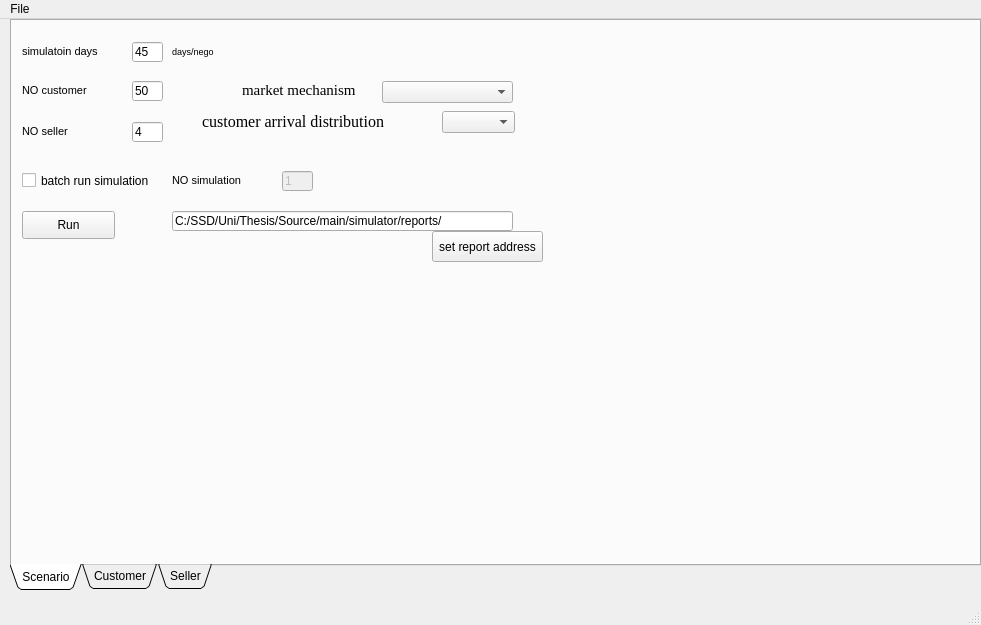
<?xml version="1.0" encoding="UTF-8"?>
<ui version="4.0">
 <class>MainWindow</class>
 <widget class="QMainWindow" name="MainWindow">
  <property name="geometry">
   <rect>
    <x>0</x>
    <y>0</y>
    <width>981</width>
    <height>625</height>
   </rect>
  </property>
  <property name="windowTitle">
   <string>RM Simulator</string>
  </property>
  <widget class="QWidget" name="centralwidget">
   <widget class="QTabWidget" name="tabWidget">
    <property name="geometry">
     <rect>
      <x>10</x>
      <y>0</y>
      <width>971</width>
      <height>571</height>
     </rect>
    </property>
    <property name="tabPosition">
     <enum>QTabWidget::South</enum>
    </property>
    <property name="tabShape">
     <enum>QTabWidget::Triangular</enum>
    </property>
    <property name="currentIndex">
     <number>0</number>
    </property>
    <widget class="QWidget" name="tab">
     <attribute name="title">
      <string>Scenario</string>
     </attribute>
     <widget class="QLabel" name="label_23">
      <property name="geometry">
       <rect>
        <x>10</x>
        <y>20</y>
        <width>101</width>
        <height>21</height>
       </rect>
      </property>
      <property name="font">
       <font>
        <pointsize>8</pointsize>
       </font>
      </property>
      <property name="text">
       <string>simulatoin days</string>
      </property>
     </widget>
     <widget class="QLineEdit" name="lineEdit_simdays">
      <property name="geometry">
       <rect>
        <x>120</x>
        <y>21</y>
        <width>31</width>
        <height>20</height>
       </rect>
      </property>
      <property name="text">
       <string>45</string>
      </property>
     </widget>
     <widget class="QLabel" name="label_42">
      <property name="geometry">
       <rect>
        <x>160</x>
        <y>20</y>
        <width>61</width>
        <height>20</height>
       </rect>
      </property>
      <property name="font">
       <font>
        <pointsize>7</pointsize>
       </font>
      </property>
      <property name="text">
       <string>days/nego</string>
      </property>
     </widget>
     <widget class="QLineEdit" name="lineEdit_customerNo">
      <property name="geometry">
       <rect>
        <x>120</x>
        <y>60</y>
        <width>31</width>
        <height>20</height>
       </rect>
      </property>
      <property name="text">
       <string>50</string>
      </property>
     </widget>
     <widget class="QLabel" name="label_43">
      <property name="geometry">
       <rect>
        <x>10</x>
        <y>59</y>
        <width>101</width>
        <height>21</height>
       </rect>
      </property>
      <property name="font">
       <font>
        <pointsize>8</pointsize>
       </font>
      </property>
      <property name="text">
       <string>NO customer</string>
      </property>
     </widget>
     <widget class="QLineEdit" name="lineEdit_simNo">
      <property name="enabled">
       <bool>false</bool>
      </property>
      <property name="geometry">
       <rect>
        <x>270</x>
        <y>150</y>
        <width>31</width>
        <height>20</height>
       </rect>
      </property>
      <property name="text">
       <string>1</string>
      </property>
      <property name="readOnly">
       <bool>false</bool>
      </property>
     </widget>
     <widget class="QLabel" name="label_44">
      <property name="geometry">
       <rect>
        <x>160</x>
        <y>149</y>
        <width>101</width>
        <height>21</height>
       </rect>
      </property>
      <property name="font">
       <font>
        <pointsize>8</pointsize>
       </font>
      </property>
      <property name="text">
       <string>NO simulation</string>
      </property>
     </widget>
     <widget class="QLineEdit" name="lineEdit_sellerNo">
      <property name="geometry">
       <rect>
        <x>120</x>
        <y>101</y>
        <width>31</width>
        <height>20</height>
       </rect>
      </property>
      <property name="text">
       <string>4</string>
      </property>
     </widget>
     <widget class="QLabel" name="label_45">
      <property name="geometry">
       <rect>
        <x>10</x>
        <y>100</y>
        <width>101</width>
        <height>21</height>
       </rect>
      </property>
      <property name="font">
       <font>
        <pointsize>8</pointsize>
       </font>
      </property>
      <property name="text">
       <string>NO seller</string>
      </property>
     </widget>
     <widget class="QComboBox" name="comboBox_14">
      <property name="geometry">
       <rect>
        <x>370</x>
        <y>60</y>
        <width>131</width>
        <height>22</height>
       </rect>
      </property>
     </widget>
     <widget class="QLabel" name="label_47">
      <property name="geometry">
       <rect>
        <x>230</x>
        <y>53</y>
        <width>121</width>
        <height>31</height>
       </rect>
      </property>
      <property name="font">
       <font>
        <family>Times New Roman</family>
        <pointsize>11</pointsize>
        <weight>50</weight>
        <bold>false</bold>
       </font>
      </property>
      <property name="text">
       <string>market mechanism</string>
      </property>
     </widget>
     <widget class="QPushButton" name="button_Run">
      <property name="geometry">
       <rect>
        <x>10</x>
        <y>190</y>
        <width>93</width>
        <height>28</height>
       </rect>
      </property>
      <property name="text">
       <string>Run</string>
      </property>
     </widget>
     <widget class="QPushButton" name="pushButton_reportaddress">
      <property name="geometry">
       <rect>
        <x>420</x>
        <y>210</y>
        <width>111</width>
        <height>31</height>
       </rect>
      </property>
      <property name="text">
       <string>set report address</string>
      </property>
     </widget>
     <widget class="QLineEdit" name="lineEdit_reportAddress">
      <property name="geometry">
       <rect>
        <x>160</x>
        <y>190</y>
        <width>341</width>
        <height>20</height>
       </rect>
      </property>
      <property name="text">
       <string>C:/SSD/Uni/Thesis/Source/main/simulator/reports/</string>
      </property>
     </widget>
     <widget class="QLabel" name="label_2">
      <property name="geometry">
       <rect>
        <x>190</x>
        <y>90</y>
        <width>221</width>
        <height>21</height>
       </rect>
      </property>
      <property name="font">
       <font>
        <family>Times New Roman</family>
        <pointsize>12</pointsize>
        <weight>50</weight>
        <bold>false</bold>
       </font>
      </property>
      <property name="text">
       <string>customer arrival distribution</string>
      </property>
     </widget>
     <widget class="QComboBox" name="comboBox_2">
      <property name="geometry">
       <rect>
        <x>430</x>
        <y>90</y>
        <width>73</width>
        <height>22</height>
       </rect>
      </property>
      <property name="insertPolicy">
       <enum>QComboBox::InsertAtTop</enum>
      </property>
     </widget>
     <widget class="QLabel" name="label_50">
      <property name="geometry">
       <rect>
        <x>10</x>
        <y>140</y>
        <width>131</width>
        <height>21</height>
       </rect>
      </property>
      <property name="font">
       <font>
        <pointsize>8</pointsize>
       </font>
      </property>
      <property name="text">
       <string/>
      </property>
     </widget>
     <widget class="QCheckBox" name="checkbox_batchsimulation">
      <property name="geometry">
       <rect>
        <x>10</x>
        <y>144</y>
        <width>141</width>
        <height>31</height>
       </rect>
      </property>
      <property name="text">
       <string>batch run simulation</string>
      </property>
     </widget>
    </widget>
    <widget class="QWidget" name="customer_tab">
     <property name="toolTip">
      <string/>
     </property>
     <property name="toolTipDuration">
      <number>-1</number>
     </property>
     <property name="statusTip">
      <string/>
     </property>
     <attribute name="title">
      <string>Customer</string>
     </attribute>
     <widget class="QComboBox" name="comboBox_customertypes">
      <property name="geometry">
       <rect>
        <x>160</x>
        <y>10</y>
        <width>141</width>
        <height>22</height>
       </rect>
      </property>
      <property name="editable">
       <bool>false</bool>
      </property>
      <property name="insertPolicy">
       <enum>QComboBox::InsertAtBottom</enum>
      </property>
      <property name="duplicatesEnabled">
       <bool>false</bool>
      </property>
     </widget>
     <widget class="QLabel" name="label">
      <property name="geometry">
       <rect>
        <x>10</x>
        <y>0</y>
        <width>141</width>
        <height>31</height>
       </rect>
      </property>
      <property name="font">
       <font>
        <pointsize>11</pointsize>
       </font>
      </property>
      <property name="text">
       <string>Ccustomer Type :</string>
      </property>
     </widget>
     <widget class="QFrame" name="frame">
      <property name="geometry">
       <rect>
        <x>0</x>
        <y>30</y>
        <width>961</width>
        <height>521</height>
       </rect>
      </property>
      <property name="frameShape">
       <enum>QFrame::StyledPanel</enum>
      </property>
      <property name="frameShadow">
       <enum>QFrame::Raised</enum>
      </property>
      <widget class="QGroupBox" name="groupBox_4">
       <property name="geometry">
        <rect>
         <x>10</x>
         <y>0</y>
         <width>911</width>
         <height>191</height>
        </rect>
       </property>
       <property name="title">
        <string>Preference List</string>
       </property>
       <widget class="QLabel" name="label_14">
        <property name="geometry">
         <rect>
          <x>550</x>
          <y>20</y>
          <width>51</width>
          <height>21</height>
         </rect>
        </property>
        <property name="text">
         <string>seller</string>
        </property>
       </widget>
       <widget class="QTreeWidget" name="treeWidget_productpreference">
        <property name="geometry">
         <rect>
          <x>10</x>
          <y>40</y>
          <width>411</width>
          <height>141</height>
         </rect>
        </property>
        <property name="dragEnabled">
         <bool>true</bool>
        </property>
        <property name="dragDropOverwriteMode">
         <bool>false</bool>
        </property>
        <property name="dragDropMode">
         <enum>QAbstractItemView::InternalMove</enum>
        </property>
        <property name="defaultDropAction">
         <enum>Qt::MoveAction</enum>
        </property>
        <property name="rootIsDecorated">
         <bool>false</bool>
        </property>
        <property name="sortingEnabled">
         <bool>false</bool>
        </property>
        <property name="columnCount">
         <number>2</number>
        </property>
        <column>
         <property name="text">
          <string>product name</string>
         </property>
        </column>
        <column>
         <property name="text">
          <string>max budget</string>
         </property>
        </column>
        <item>
         <property name="text">
          <string>p1</string>
         </property>
         <property name="text">
          <string>120</string>
         </property>
        </item>
        <item>
         <property name="text">
          <string>p2</string>
         </property>
         <property name="text">
          <string>200</string>
         </property>
        </item>
        <item>
         <property name="text">
          <string>p3</string>
         </property>
         <property name="text">
          <string>300</string>
         </property>
        </item>
        <item>
         <property name="text">
          <string>p4</string>
         </property>
         <property name="text">
          <string>380</string>
         </property>
        </item>
       </widget>
       <widget class="QPushButton" name="button_seller_preferencelist">
        <property name="geometry">
         <rect>
          <x>520</x>
          <y>20</y>
          <width>21</width>
          <height>21</height>
         </rect>
        </property>
        <property name="text">
         <string>+</string>
        </property>
       </widget>
       <widget class="QListWidget" name="listWidget_sellerpreferencelist">
        <property name="geometry">
         <rect>
          <x>520</x>
          <y>40</y>
          <width>181</width>
          <height>141</height>
         </rect>
        </property>
        <property name="dragEnabled">
         <bool>true</bool>
        </property>
        <property name="dragDropOverwriteMode">
         <bool>false</bool>
        </property>
        <property name="dragDropMode">
         <enum>QAbstractItemView::DragDrop</enum>
        </property>
        <property name="defaultDropAction">
         <enum>Qt::MoveAction</enum>
        </property>
        <property name="movement">
         <enum>QListView::Free</enum>
        </property>
        <property name="isWrapping" stdset="0">
         <bool>false</bool>
        </property>
        <property name="modelColumn">
         <number>0</number>
        </property>
        <property name="sortingEnabled">
         <bool>false</bool>
        </property>
        <item>
         <property name="text">
          <string>seller1</string>
         </property>
         <property name="flags">
          <set>ItemIsSelectable|ItemIsEditable|ItemIsDragEnabled|ItemIsUserCheckable|ItemIsEnabled</set>
         </property>
        </item>
        <item>
         <property name="text">
          <string>seller2</string>
         </property>
         <property name="flags">
          <set>ItemIsSelectable|ItemIsEditable|ItemIsDragEnabled|ItemIsUserCheckable|ItemIsEnabled</set>
         </property>
        </item>
       </widget>
       <widget class="QLabel" name="label_8">
        <property name="geometry">
         <rect>
          <x>40</x>
          <y>20</y>
          <width>51</width>
          <height>21</height>
         </rect>
        </property>
        <property name="text">
         <string>product</string>
        </property>
       </widget>
       <widget class="QPushButton" name="button_pr_preferencelist">
        <property name="geometry">
         <rect>
          <x>10</x>
          <y>20</y>
          <width>21</width>
          <height>21</height>
         </rect>
        </property>
        <property name="text">
         <string>+</string>
        </property>
       </widget>
       <widget class="QPushButton" name="Button_newcustomer">
        <property name="geometry">
         <rect>
          <x>230</x>
          <y>10</y>
          <width>61</width>
          <height>21</height>
         </rect>
        </property>
        <property name="text">
         <string>add type</string>
        </property>
       </widget>
       <widget class="QPushButton" name="button_loadcustomertype">
        <property name="geometry">
         <rect>
          <x>810</x>
          <y>90</y>
          <width>71</width>
          <height>31</height>
         </rect>
        </property>
        <property name="text">
         <string>load</string>
        </property>
       </widget>
       <widget class="QPushButton" name="button_savecustomertype">
        <property name="geometry">
         <rect>
          <x>810</x>
          <y>50</y>
          <width>71</width>
          <height>31</height>
         </rect>
        </property>
        <property name="text">
         <string>save</string>
        </property>
       </widget>
      </widget>
      <widget class="QWidget" name="horizontalLayoutWidget">
       <property name="geometry">
        <rect>
         <x>10</x>
         <y>220</y>
         <width>881</width>
         <height>241</height>
        </rect>
       </property>
       <layout class="QHBoxLayout" name="horizontalLayout">
        <item>
         <layout class="QVBoxLayout" name="verticalLayout">
          <property name="sizeConstraint">
           <enum>QLayout::SetDefaultConstraint</enum>
          </property>
          <item>
           <widget class="QGroupBox" name="groupBox">
            <property name="title">
             <string/>
            </property>
            <widget class="QLineEdit" name="lineEdit_lambdafixval">
             <property name="geometry">
              <rect>
               <x>160</x>
               <y>30</y>
               <width>91</width>
               <height>20</height>
              </rect>
             </property>
            </widget>
            <widget class="QLabel" name="label_18">
             <property name="geometry">
              <rect>
               <x>30</x>
               <y>20</y>
               <width>111</width>
               <height>31</height>
              </rect>
             </property>
             <property name="text">
              <string>population per step</string>
             </property>
            </widget>
            <widget class="QRadioButton" name="radioButton_lamdafixed">
             <property name="geometry">
              <rect>
               <x>10</x>
               <y>10</y>
               <width>99</width>
               <height>17</height>
              </rect>
             </property>
             <property name="text">
              <string>fixed </string>
             </property>
            </widget>
            <widget class="QPushButton" name="button_lamdafile">
             <property name="geometry">
              <rect>
               <x>330</x>
               <y>90</y>
               <width>21</width>
               <height>21</height>
              </rect>
             </property>
             <property name="text">
              <string>...</string>
             </property>
            </widget>
            <widget class="QRadioButton" name="radioButton_lamdafile">
             <property name="geometry">
              <rect>
               <x>10</x>
               <y>62</y>
               <width>99</width>
               <height>17</height>
              </rect>
             </property>
             <property name="text">
              <string>lambda from file</string>
             </property>
            </widget>
            <widget class="QLineEdit" name="lineEdit_lambdafile">
             <property name="geometry">
              <rect>
               <x>64</x>
               <y>92</y>
               <width>261</width>
               <height>20</height>
              </rect>
             </property>
            </widget>
            <widget class="QLabel" name="label_17">
             <property name="geometry">
              <rect>
               <x>12</x>
               <y>82</y>
               <width>111</width>
               <height>31</height>
              </rect>
             </property>
             <property name="text">
              <string>file path:</string>
             </property>
            </widget>
            <widget class="QLineEdit" name="lineEdit_lambdapoly">
             <property name="geometry">
              <rect>
               <x>151</x>
               <y>150</y>
               <width>211</width>
               <height>31</height>
              </rect>
             </property>
            </widget>
            <widget class="QLabel" name="label_16">
             <property name="geometry">
              <rect>
               <x>21</x>
               <y>150</y>
               <width>131</width>
               <height>31</height>
              </rect>
             </property>
             <property name="text">
              <string>lambda per step(x)=</string>
             </property>
            </widget>
            <widget class="QRadioButton" name="radioButton_polylamda">
             <property name="geometry">
              <rect>
               <x>10</x>
               <y>130</y>
               <width>99</width>
               <height>17</height>
              </rect>
             </property>
             <property name="text">
              <string>polynomial </string>
             </property>
            </widget>
           </widget>
          </item>
         </layout>
        </item>
        <item>
         <layout class="QVBoxLayout" name="verticalLayout_4">
          <property name="sizeConstraint">
           <enum>QLayout::SetDefaultConstraint</enum>
          </property>
          <item>
           <widget class="QGroupBox" name="groupBox_13">
            <property name="title">
             <string/>
            </property>
            <widget class="QLineEdit" name="lineEdit_probfixval">
             <property name="geometry">
              <rect>
               <x>150</x>
               <y>30</y>
               <width>91</width>
               <height>20</height>
              </rect>
             </property>
            </widget>
            <widget class="QRadioButton" name="radioButton_probabilityfixed">
             <property name="geometry">
              <rect>
               <x>10</x>
               <y>0</y>
               <width>99</width>
               <height>17</height>
              </rect>
             </property>
             <property name="text">
              <string>fixed </string>
             </property>
            </widget>
            <widget class="QLabel" name="label_71">
             <property name="geometry">
              <rect>
               <x>20</x>
               <y>20</y>
               <width>111</width>
               <height>41</height>
              </rect>
             </property>
             <property name="text">
              <string>probability to continiue</string>
             </property>
            </widget>
            <widget class="QRadioButton" name="radioButton_probabilityfile">
             <property name="geometry">
              <rect>
               <x>8</x>
               <y>60</y>
               <width>151</width>
               <height>17</height>
              </rect>
             </property>
             <property name="text">
              <string>probability  from file</string>
             </property>
            </widget>
            <widget class="QLineEdit" name="lineEdit_probfile">
             <property name="geometry">
              <rect>
               <x>62</x>
               <y>90</y>
               <width>261</width>
               <height>31</height>
              </rect>
             </property>
            </widget>
            <widget class="QLabel" name="label_72">
             <property name="geometry">
              <rect>
               <x>10</x>
               <y>80</y>
               <width>111</width>
               <height>31</height>
              </rect>
             </property>
             <property name="text">
              <string>file path:</string>
             </property>
            </widget>
            <widget class="QLineEdit" name="lineEdit_probpoly">
             <property name="geometry">
              <rect>
               <x>151</x>
               <y>150</y>
               <width>211</width>
               <height>31</height>
              </rect>
             </property>
            </widget>
            <widget class="QLabel" name="label_73">
             <property name="geometry">
              <rect>
               <x>21</x>
               <y>150</y>
               <width>131</width>
               <height>31</height>
              </rect>
             </property>
             <property name="text">
              <string>probability per try(x)=</string>
             </property>
            </widget>
            <widget class="QRadioButton" name="radioButton_probabilitypoly">
             <property name="geometry">
              <rect>
               <x>10</x>
               <y>130</y>
               <width>99</width>
               <height>17</height>
              </rect>
             </property>
             <property name="text">
              <string>polynomial </string>
             </property>
            </widget>
            <widget class="QPushButton" name="button_probfile">
             <property name="geometry">
              <rect>
               <x>330</x>
               <y>90</y>
               <width>21</width>
               <height>21</height>
              </rect>
             </property>
             <property name="text">
              <string>...</string>
             </property>
            </widget>
           </widget>
          </item>
         </layout>
        </item>
       </layout>
      </widget>
     </widget>
     <widget class="QPushButton" name="button_removecusType">
      <property name="geometry">
       <rect>
        <x>310</x>
        <y>10</y>
        <width>21</width>
        <height>21</height>
       </rect>
      </property>
      <property name="text">
       <string>-</string>
      </property>
     </widget>
     <widget class="QLabel" name="label_10">
      <property name="geometry">
       <rect>
        <x>360</x>
        <y>10</y>
        <width>51</width>
        <height>21</height>
       </rect>
      </property>
      <property name="font">
       <font>
        <pointsize>9</pointsize>
       </font>
      </property>
      <property name="text">
       <string>life time</string>
      </property>
     </widget>
     <widget class="QLabel" name="label_11">
      <property name="geometry">
       <rect>
        <x>460</x>
        <y>10</y>
        <width>61</width>
        <height>20</height>
       </rect>
      </property>
      <property name="font">
       <font>
        <pointsize>7</pointsize>
       </font>
      </property>
      <property name="text">
       <string>days/nego</string>
      </property>
     </widget>
     <widget class="QLineEdit" name="lineEdit_lifetime">
      <property name="geometry">
       <rect>
        <x>420</x>
        <y>10</y>
        <width>31</width>
        <height>20</height>
       </rect>
      </property>
      <property name="text">
       <string>3</string>
      </property>
     </widget>
    </widget>
    <widget class="QWidget" name="seller_tab">
     <attribute name="title">
      <string>Seller</string>
     </attribute>
     <widget class="QPushButton" name="button_removeseller">
      <property name="geometry">
       <rect>
        <x>220</x>
        <y>20</y>
        <width>21</width>
        <height>21</height>
       </rect>
      </property>
      <property name="text">
       <string>-</string>
      </property>
     </widget>
     <widget class="QPushButton" name="button_newseller">
      <property name="geometry">
       <rect>
        <x>180</x>
        <y>50</y>
        <width>21</width>
        <height>21</height>
       </rect>
      </property>
      <property name="text">
       <string>+</string>
      </property>
     </widget>
     <widget class="QLabel" name="label_24">
      <property name="geometry">
       <rect>
        <x>0</x>
        <y>70</y>
        <width>71</width>
        <height>31</height>
       </rect>
      </property>
      <property name="font">
       <font>
        <pointsize>11</pointsize>
       </font>
      </property>
      <property name="text">
       <string>strategy</string>
      </property>
     </widget>
     <widget class="QPushButton" name="button_loadseller">
      <property name="geometry">
       <rect>
        <x>590</x>
        <y>50</y>
        <width>71</width>
        <height>31</height>
       </rect>
      </property>
      <property name="text">
       <string>load</string>
      </property>
     </widget>
     <widget class="QComboBox" name="combo_strategy">
      <property name="geometry">
       <rect>
        <x>60</x>
        <y>80</y>
        <width>321</width>
        <height>21</height>
       </rect>
      </property>
     </widget>
     <widget class="QPushButton" name="button_saveseller">
      <property name="geometry">
       <rect>
        <x>590</x>
        <y>10</y>
        <width>71</width>
        <height>31</height>
       </rect>
      </property>
      <property name="text">
       <string>save</string>
      </property>
     </widget>
     <widget class="QComboBox" name="combo_seller">
      <property name="geometry">
       <rect>
        <x>60</x>
        <y>20</y>
        <width>141</width>
        <height>22</height>
       </rect>
      </property>
      <item>
       <property name="text">
        <string>&lt;new&gt;</string>
       </property>
      </item>
     </widget>
     <widget class="QLabel" name="label_25">
      <property name="geometry">
       <rect>
        <x>10</x>
        <y>20</y>
        <width>41</width>
        <height>21</height>
       </rect>
      </property>
      <property name="text">
       <string>Seller:</string>
      </property>
     </widget>
     <widget class="QLabel" name="label_15">
      <property name="geometry">
       <rect>
        <x>530</x>
        <y>100</y>
        <width>71</width>
        <height>21</height>
       </rect>
      </property>
      <property name="text">
       <string>inventory</string>
      </property>
     </widget>
     <widget class="QPushButton" name="button_inventory">
      <property name="geometry">
       <rect>
        <x>500</x>
        <y>100</y>
        <width>21</width>
        <height>21</height>
       </rect>
      </property>
      <property name="text">
       <string>+</string>
      </property>
     </widget>
     <widget class="QTreeWidget" name="treeWidget_inventory">
      <property name="geometry">
       <rect>
        <x>500</x>
        <y>120</y>
        <width>411</width>
        <height>331</height>
       </rect>
      </property>
      <property name="dragEnabled">
       <bool>true</bool>
      </property>
      <property name="dragDropOverwriteMode">
       <bool>false</bool>
      </property>
      <property name="dragDropMode">
       <enum>QAbstractItemView::InternalMove</enum>
      </property>
      <property name="defaultDropAction">
       <enum>Qt::MoveAction</enum>
      </property>
      <property name="rootIsDecorated">
       <bool>false</bool>
      </property>
      <property name="sortingEnabled">
       <bool>false</bool>
      </property>
      <property name="columnCount">
       <number>3</number>
      </property>
      <column>
       <property name="text">
        <string>product name</string>
       </property>
      </column>
      <column>
       <property name="text">
        <string>min price</string>
       </property>
      </column>
      <column>
       <property name="text">
        <string>count</string>
       </property>
      </column>
      <item>
       <property name="text">
        <string>p1</string>
       </property>
       <property name="text">
        <string>120</string>
       </property>
       <property name="text">
        <string>3</string>
       </property>
      </item>
      <item>
       <property name="text">
        <string>p2</string>
       </property>
       <property name="text">
        <string>200</string>
       </property>
       <property name="text">
        <string>4</string>
       </property>
      </item>
      <item>
       <property name="text">
        <string>p3</string>
       </property>
       <property name="text">
        <string>300</string>
       </property>
       <property name="text">
        <string>5</string>
       </property>
      </item>
      <item>
       <property name="text">
        <string>p4</string>
       </property>
       <property name="text">
        <string>380</string>
       </property>
       <property name="text">
        <string>7</string>
       </property>
      </item>
     </widget>
     <widget class="QLabel" name="label_strategydetail">
      <property name="geometry">
       <rect>
        <x>10</x>
        <y>100</y>
        <width>411</width>
        <height>41</height>
       </rect>
      </property>
      <property name="text">
       <string>Seller:</string>
      </property>
     </widget>
     <widget class="QGroupBox" name="groupBox_16">
      <property name="geometry">
       <rect>
        <x>10</x>
        <y>160</y>
        <width>471</width>
        <height>241</height>
       </rect>
      </property>
      <property name="maximumSize">
       <size>
        <width>500</width>
        <height>500</height>
       </size>
      </property>
      <property name="title">
       <string/>
      </property>
      <widget class="QLineEdit" name="lineEdit_strategypoly">
       <property name="geometry">
        <rect>
         <x>70</x>
         <y>50</y>
         <width>361</width>
         <height>31</height>
        </rect>
       </property>
      </widget>
      <widget class="QRadioButton" name="radioButton_strategypoly">
       <property name="geometry">
        <rect>
         <x>9</x>
         <y>0</y>
         <width>99</width>
         <height>17</height>
        </rect>
       </property>
       <property name="text">
        <string>polynomial </string>
       </property>
      </widget>
      <widget class="QLabel" name="label_74">
       <property name="geometry">
        <rect>
         <x>70</x>
         <y>20</y>
         <width>231</width>
         <height>31</height>
        </rect>
       </property>
       <property name="text">
        <string>strategy price per product(x) and step(z)=</string>
       </property>
      </widget>
      <widget class="QRadioButton" name="radioButton_strategyfile">
       <property name="geometry">
        <rect>
         <x>10</x>
         <y>90</y>
         <width>151</width>
         <height>17</height>
        </rect>
       </property>
       <property name="text">
        <string>strategy  from file</string>
       </property>
      </widget>
      <widget class="QPushButton" name="button_strategyfile">
       <property name="geometry">
        <rect>
         <x>400</x>
         <y>127</y>
         <width>21</width>
         <height>21</height>
        </rect>
       </property>
       <property name="text">
        <string>...</string>
       </property>
      </widget>
      <widget class="QLineEdit" name="lineEdit_stratefyfile">
       <property name="geometry">
        <rect>
         <x>130</x>
         <y>127</y>
         <width>261</width>
         <height>21</height>
        </rect>
       </property>
      </widget>
      <widget class="QLabel" name="label_75">
       <property name="geometry">
        <rect>
         <x>70</x>
         <y>120</y>
         <width>51</width>
         <height>31</height>
        </rect>
       </property>
       <property name="text">
        <string>file path:</string>
       </property>
      </widget>
      <widget class="QLineEdit" name="lineEdit_strategyfixval">
       <property name="geometry">
        <rect>
         <x>120</x>
         <y>187</y>
         <width>91</width>
         <height>20</height>
        </rect>
       </property>
      </widget>
      <widget class="QRadioButton" name="radioButton_strategyfixed">
       <property name="geometry">
        <rect>
         <x>10</x>
         <y>160</y>
         <width>99</width>
         <height>17</height>
        </rect>
       </property>
       <property name="text">
        <string>fixed </string>
       </property>
      </widget>
      <widget class="QLabel" name="label_19">
       <property name="geometry">
        <rect>
         <x>70</x>
         <y>180</y>
         <width>51</width>
         <height>31</height>
        </rect>
       </property>
       <property name="text">
        <string>profit %</string>
       </property>
      </widget>
     </widget>
    </widget>
   </widget>
  </widget>
  <widget class="QMenuBar" name="menubar">
   <property name="geometry">
    <rect>
     <x>0</x>
     <y>0</y>
     <width>981</width>
     <height>21</height>
    </rect>
   </property>
   <widget class="QMenu" name="menuFile">
    <property name="title">
     <string>File</string>
    </property>
    <widget class="QMenu" name="menuSave">
     <property name="title">
      <string>Save </string>
     </property>
     <addaction name="actionsave_seller_config"/>
     <addaction name="actionsave_strategy"/>
    </widget>
    <addaction name="actionNew"/>
    <addaction name="actionOpen"/>
    <addaction name="menuSave"/>
    <addaction name="separator"/>
    <addaction name="actionExit"/>
   </widget>
   <addaction name="menuFile"/>
  </widget>
  <widget class="QStatusBar" name="statusbar"/>
  <action name="actionNew">
   <property name="text">
    <string>New</string>
   </property>
  </action>
  <action name="actionOpen">
   <property name="text">
    <string>Open</string>
   </property>
  </action>
  <action name="actionExit">
   <property name="text">
    <string>Exit</string>
   </property>
  </action>
  <action name="actionsave_seller_config">
   <property name="text">
    <string>save seller config</string>
   </property>
  </action>
  <action name="actionsave_strategy">
   <property name="text">
    <string>save strategy</string>
   </property>
  </action>
 </widget>
 <resources/>
 <connections>
  <connection>
   <sender>radioButton_lamdafixed</sender>
   <signal>clicked()</signal>
   <receiver>lineEdit_lambdafixval</receiver>
   <slot>redo()</slot>
   <hints>
    <hint type="sourcelabel">
     <x>76</x>
     <y>287</y>
    </hint>
    <hint type="destinationlabel">
     <x>238</x>
     <y>313</y>
    </hint>
   </hints>
  </connection>
 </connections>
</ui>
